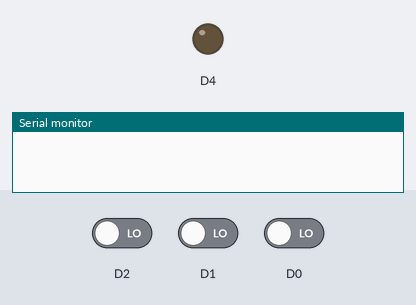
Simulated run of this sketch. Board: ESP8266 (NodeMCU). Parts: output pins drawn as LEDs (lit = HIGH), the last lines printed to the serial monitor. Dashed ring = blinking. The test bench sets the inputs (shaded band); at power-on: D2 LOW, D1 LOW, D0 LOW. Uploads are accepted with an empty reply.

Above: at 0.6 s.
At 4.1 s:
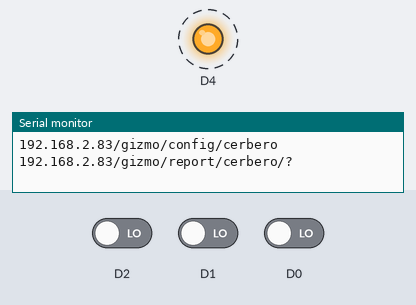
4.2 s: D2 driven HIGH and D1 driven HIGH and D0 driven HIGH
7.2 s: D2 driven LOW
Timing chart, 0 to 16.1 s (numbered marks = the images above; inputs shaded):
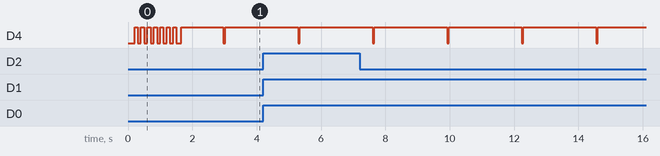

The sketch:

r1_cerbero.ino
```cpp
#include <Arcana.h>
//#include <Servo.h>

//Servo myservo;
int counter = 0;
Arcana arcana("cerbero", true);

bool isWon = false;
bool isReset = false;

void setup() {
  pinMode(D0, INPUT);
  pinMode(D1, INPUT);
  pinMode(D2, INPUT);
//  myservo.attach(D0);
  reset();

  Serial.begin(115200);
  arcana.init();
  delay(50);
}
void loop() {
  String simbolos = "";
  String estado = "off";
  if (counter == 0) {
    arcana.conectar();
    counter = 50;
  }
  counter--;
  //    ///////////////////////////////
  if (arcana.respuesta.toInt() == 0 && !isReset) {
    isReset = true;
    reset();
  }

  isWon = true;

  if(digitalRead(D0)) {
    simbolos += "1";
  } else {
    isWon = false;
  }
  if(digitalRead(D1)) {
    simbolos += "2";
  } else {
    isWon = false;
  }
  if(digitalRead(D2)) {
    simbolos += "3";
  } else {
    isWon = false;
  }

  if(isWon) {
    estado = "on";
    isReset = false;
  }

  arcana.estado("simbolos="+simbolos+"&estado="+estado);

  ///////////////////////////////
  delay(20);
}

void reset() {
  isWon = false;
}
```

Measured:
- by itself, D4: alternates HIGH for 2.3 s and LOW for 0.05 s
